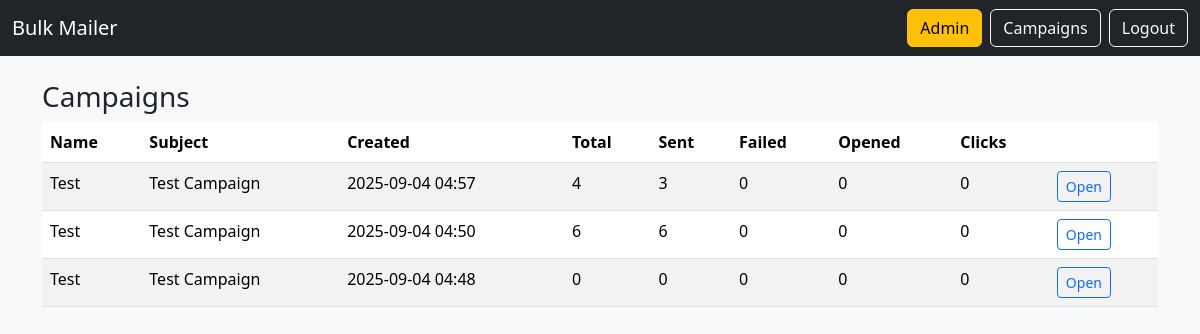
Page /campaigns (signed in) on the committed database.
### models.py (models this page shows)
class Campaign(db.Model):
    id = db.Column(db.Integer, primary_key=True)
    user_id = db.Column(db.Integer, db.ForeignKey('user.id'), nullable=False)
    name = db.Column(db.String(255), nullable=False)
    subject = db.Column(db.String(255), nullable=False)
    html_body = db.Column(db.Text, nullable=False)
    attachment_path = db.Column(db.String(1024))
    created_at = db.Column(db.DateTime, default=datetime.utcnow)

### app.py (the view)
    @app.route('/campaigns')
    @login_required
    def campaign_list():
        camps = Campaign.query.filter_by(user_id=current_user.id).order_by(Campaign.created_at.desc()).all()
        stats = {}
        for c in camps:
            q = EmailLog.query.filter_by(campaign_id=c.id)
            stats[c.id] = {
                'total': q.count(),
                'sent': q.filter_by(status='sent').count(),
                'failed': q.filter_by(status='failed').count(),
                'opened': q.filter(EmailLog.opened_at.isnot(None)).count(),
                'clicks': sum(e.clicks for e in q.all()),
            }
        return render_template('campaign_list.html', camps=camps, stats=stats)

### templates/campaign_list.html
{% extends 'base.html' %}
{% block content %}
<h3>Campaigns</h3>
<table class="table table-striped">
  <thead><tr><th>Name</th><th>Subject</th><th>Created</th><th>Total</th><th>Sent</th><th>Failed</th><th>Opened</th><th>Clicks</th><th></th></tr></thead>
  <tbody>
  {% for c in camps %}
    <tr>
      <td>{{ c.name }}</td>
      <td>{{ c.subject }}</td>
      <td>{{ c.created_at.strftime('%Y-%m-%d %H:%M') }}</td>
      <td>{{ stats[c.id].total }}</td>
      <td>{{ stats[c.id].sent }}</td>
      <td>{{ stats[c.id].failed }}</td>
      <td>{{ stats[c.id].opened }}</td>
      <td>{{ stats[c.id].clicks }}</td>
      <td><a class="btn btn-sm btn-outline-primary" href="{{ url_for('campaign_detail', cid=c.id) }}">Open</a></td>
    </tr>
  {% endfor %}
  </tbody>
</table>
{% endblock %}

### static/styles.css (style rules this page uses)
body { background: #f8f9fb; }

### rows in the picture
Campaign: name "Test", subject "Test Campaign", created_at "2025-09-04 04:57", stats "4", id "3", stats "0"
Campaign: name "Test", subject "Test Campaign", created_at "2025-09-04 04:50", stats "6", stats "0"
Campaign: name "Test", subject "Test Campaign", created_at "2025-09-04 04:48", stats "0"
